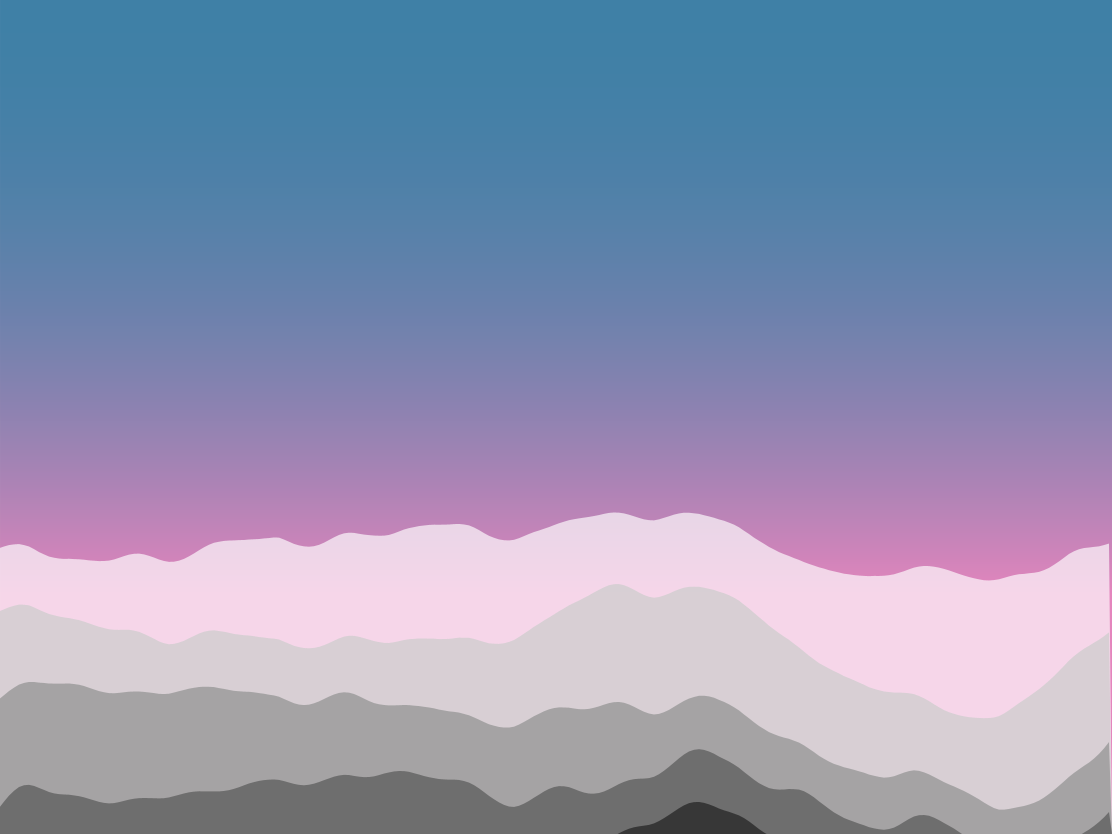
Frame 1 (no input)
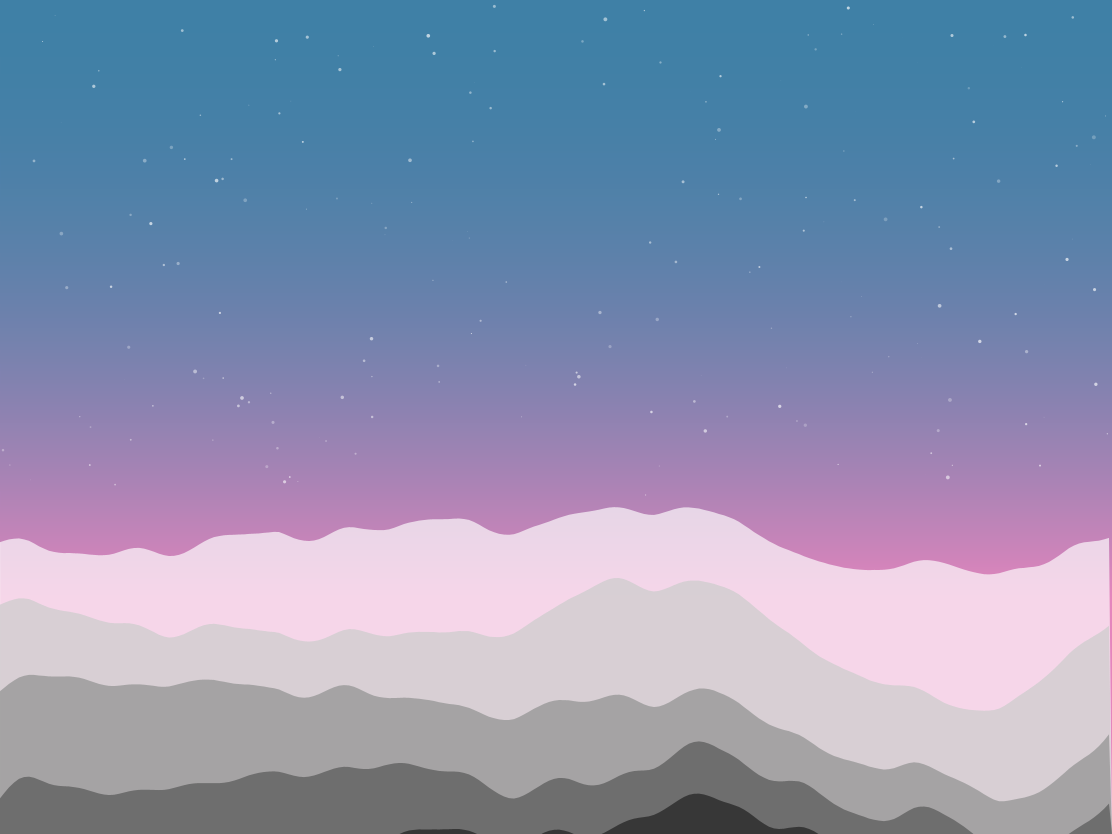
Frame 60 (the mouse pressed at the canvas centre just before this capture)
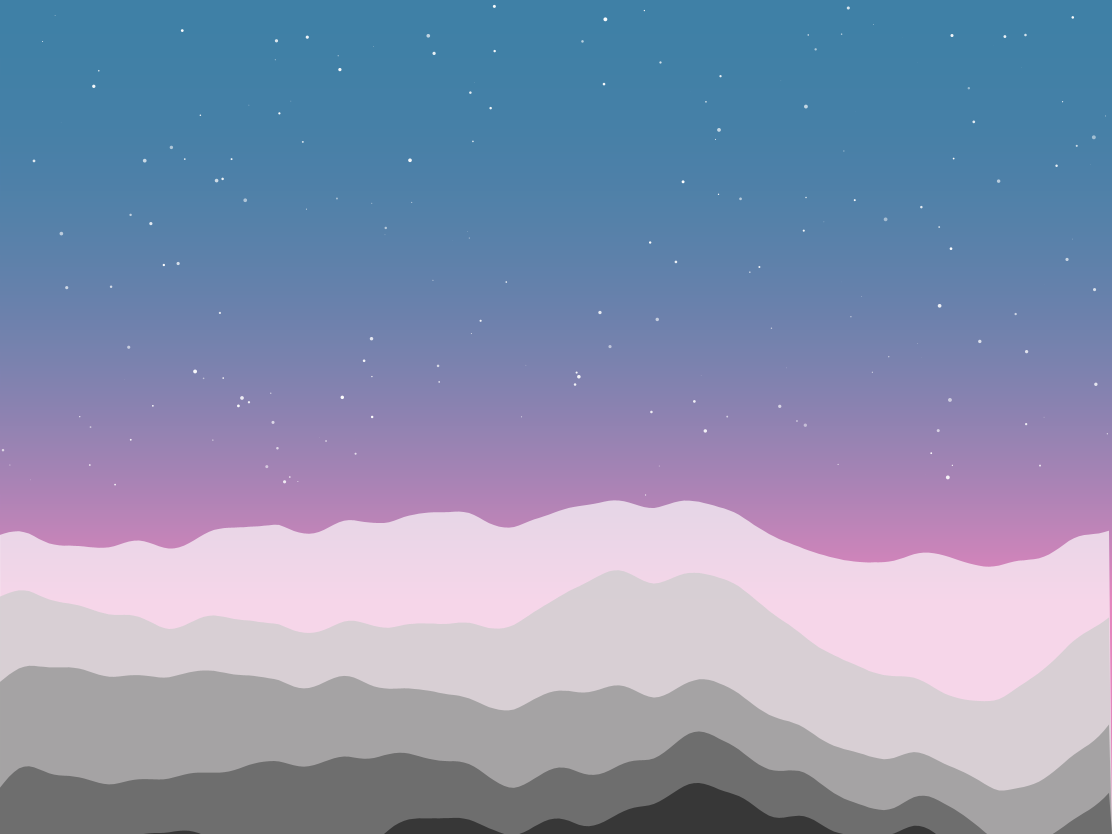
Frame 120 (the mouse held since frame 60 and released just before this capture)

The Processing sketch that drew these frames (run headless with seeded random() and noise(); from frame 60 on, the mouse is pressed at the canvas centre):

// Processing sketch: mountains
// ── mountains.pde
float noiseScale = 0.003;
int starHeight = 500;
int numStars = 200;
Star[] sky = new Star[numStars];
Sunset sunset;
float rads = 0;
int rads_delta = 1;

void setup () {
  size(1112, 834);
  initializeStars();
  sunset = new Sunset(color(63, 128, 166), color(228, 133, 189), 2);
}

void draw() {
  rads += rads_delta*0.05;
  generateBackground();
  generateMountains(5);
  for (Star star : sky) {
    star.shine();
  }
}

void generateBackground() {
  if (rads<100) { rads = 100; rads_delta = 1; }
  if (rads>110) { rads = 110; rads_delta = -1; }
  sunset.vibe(rads);
}

void generateMountains(float layers) {
  int noiseLayers = 9;
  int xOffset = 5;

  for (int i = 0; i <layers; i++) {
    float offset = 0.3+i/(layers+1)/2;

    beginShape();
    fill(255 - (i/layers * 255), map(i/layers, 0, 1, 170, 255));
    noStroke();
    vertex(0, height);

    for (int x = -1; x <= width; x += xOffset) {
      float y = offset;
      for (int n = 0; n < noiseLayers; n++) {
        y += noise((x+i*width+n*width)*noiseScale) * n/noiseLayers / 4; // turns horizontal lines into mountains
      }
      vertex(x, y*height*sin(radians(rads)));
    }
    vertex(width, height);
    endShape();
  }
}

void initializeStars() {
  for (int i = 0; i < numStars; i++) {
    sky[i] = new Star();
  }
}

/* ===== Classes ===== */

class Sunset {
  color up, down;
  float dawnColorHeight;

  Sunset(color up, color down, float dawnColorHeight) {
    this.up = up;
    this.down = down;
    this.dawnColorHeight = dawnColorHeight;
    init(this.up, this.down, this.dawnColorHeight);
  }

  void init(color up, color down, float dawnColorHeight) {
    strokeWeight(1);
    float hSq = height*height;
    for (int y = 0; y < height; y++) {
      float t = (y*y)/hSq*dawnColorHeight; // customize height of dawn color
      stroke(lerpColor(up, down, t));
      line(0, y, width, y);
    }
  }

  void vibe(float rads) {
    init(this.up, this.down, this.dawnColorHeight*sin(radians(rads)));
  }
}


class Star {
  float x, y, c, a, dir, sz;

  Star() {
    noStroke();
    this.x = 255;
    this.y = 255;
    this.c = 255;
    this.a = -1;
    this.dir = 0.0;
    this.sz = 0.0;
  }

  void shine() {
    if (this.a < 0) {
      this.x = random(width);
      this.y = random(0, starHeight);
      this.sz = random(4);
      this.dir = random(1, 3);
      this.a = 0;
    }
    fill(this.c, this.a);
    ellipse(this.x, this.y, this.sz, this.sz);
    this.a += this.dir;
    if (this.a > 255) {
      this.a = 255;
      this.dir = random(-3, -1);
    }
  }
}
